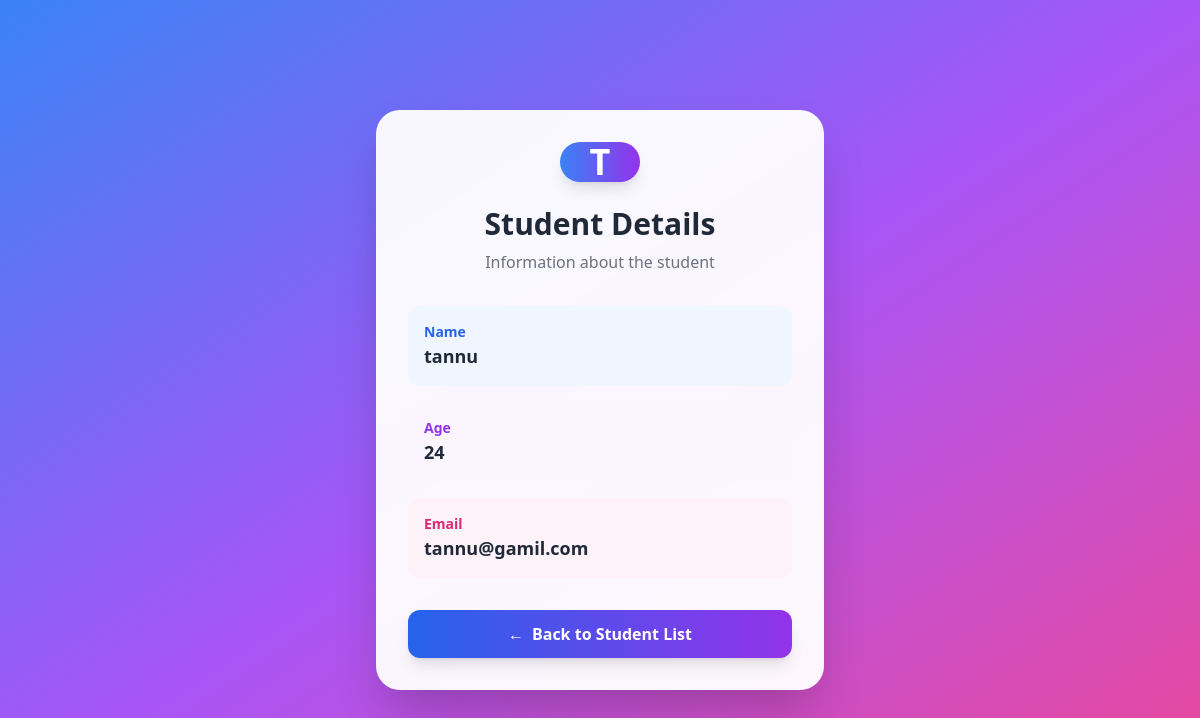
Screenshot of /details/14 with the database file from the repository.
### form/models.py (models this page shows)
class Student(models.Model):
    name = models.CharField(max_length=100)
    age = models.IntegerField()
    email = models.EmailField(unique=True)

### form/views.py (the view)
# urls.py: path('details/<int:pk>' ,views.student_details , name='student_details'),
def student_details(request,pk):
    students = get_object_or_404(Student,pk=pk)
    return render(request, 'student_details.html',{'student':students})

### form/templates/student_details.html (shortened to what this page needs)
<!DOCTYPE html>
<html lang="en">
<head>
    <script src="https://cdn.tailwindcss.com"></script>
</head>
<body class="min-h-screen bg-gradient-to-br from-blue-500 via-purple-500 to-pink-500
             flex items-center justify-center p-6">
    <div class="w-full max-w-md">
        <div class="bg-white/95 backdrop-blur-lg
                    rounded-3xl shadow-2xl p-8
                    hover:-translate-y-2
                    transition-all duration-300">
            <div class="flex justify-center mb-6">
                <div class="w-20 h-19
                            rounded-full
                            bg-gradient-to-r from-blue-500 to-purple-600
                            flex items-center justify-center
                            text-white text-4xl font-bold
                            shadow-lg">
                    {{ student.name|first|upper }}
                </div>
            </div>
            <h2 class="text-3xl font-bold text-gray-800 text-center mb-2">
                Student Details
            </h2>
            <p class="text-gray-500 text-center mb-8">
                Information about the student
            </p>
            <div class="space-y-4">
                <div class="bg-blue-50 rounded-xl p-4
                            hover:bg-blue-100 transition">
                    <p class="text-sm text-blue-600 font-semibold">
                        Name
                    </p>
                    <p class="text-lg font-bold text-gray-800">
                        {{ student.name }}
                    </p>
                </div>
                <div class="bg-purple-50 rounded-xl p-4
                            hover:bg-purple-100 transition">
                    <p class="text-sm text-purple-600 font-semibold">
                        Age
                    </p>
                    <p class="text-lg font-bold text-gray-800">
                        {{ student.age }}
                    </p>
                </div>
                <div class="bg-pink-50 rounded-xl p-4
                            hover:bg-pink-100 transition">
                    <p class="text-sm text-pink-600 font-semibold">
                        Email
                    </p>
                    <p class="text-lg font-bold text-gray-800 break-words">
                        {{ student.email }}
                    </p>
                </div>
            </div>
            <a
                href="{% url 'student_list' %}"
                class="mt-8 w-full
                       inline-flex items-center justify-center gap-2
                       bg-gradient-to-r from-blue-600 to-purple-600
                       text-white font-semibold
                       py-3 px-6
                       rounded-xl
                       shadow-lg
                       hover:shadow-xl
                       hover:scale-[1.02]
                       active:scale-95
                       transition-all duration-200"
            >
                <span>←</span>
                Back to Student List
            </a>
        </div>
    </div>
</body>
</html>

### rows the page displays
Student: name|first "T", name "tannu", age "24", email "tannu@gamil.com"
